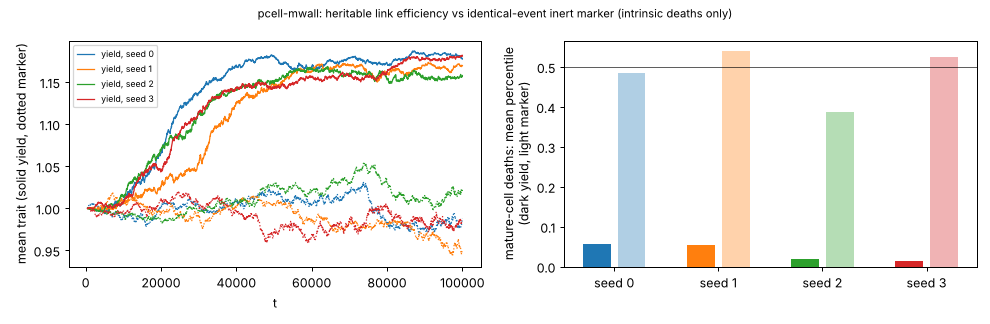

Recreate this plot in Python.
"""Mean yield vs inert marker (particle-weighted) over time, and death percentiles, for genealogy files."""
import sys, json, numpy as np, subprocess
import matplotlib; matplotlib.use("Agg"); import matplotlib.pyplot as plt
fs = sys.argv[1:-1]; out = sys.argv[-1]
fig, ax = plt.subplots(1, 2, figsize=(11, 3.6))
for k, fn in enumerate(fs):
    d = json.load(open(fn)); S = [x for x in d["series"] if x["n"]]
    t = [x["t"] for x in S]
    ax[0].plot(t, [np.average(x["ym"], weights=x["np"]) for x in S], color=f"C{k}", lw=1, label=f"yield, seed {k}")
    ax[0].plot(t, [np.average(x["zm"], weights=x["np"]) for x in S], color=f"C{k}", lw=1, ls=":")
    for j, key in enumerate(("ym", "zm")):
        r = json.loads(subprocess.check_output([sys.executable, "deathsel.py", fn, key, "20"]))
        ax[1].bar(k * 3 + j, r["death_pct_mean"], color=f"C{k}", alpha=1 if j == 0 else 0.35)
ax[0].set_xlabel("t"); ax[0].set_ylabel("mean trait (solid yield, dotted marker)"); ax[0].legend(fontsize=7)
ax[1].set_xticks([k * 3 + 0.5 for k in range(len(fs))]); ax[1].set_xticklabels([f"seed {k}" for k in range(len(fs))])
ax[1].axhline(0.5, color="k", lw=0.5); ax[1].set_ylabel("mature-cell deaths: mean percentile\n(dark yield, light marker)")
fig.suptitle("pcell-mwall: heritable link efficiency vs identical-event inert marker (intrinsic deaths only)", fontsize=9)
fig.tight_layout(); fig.savefig(out, dpi=90)
